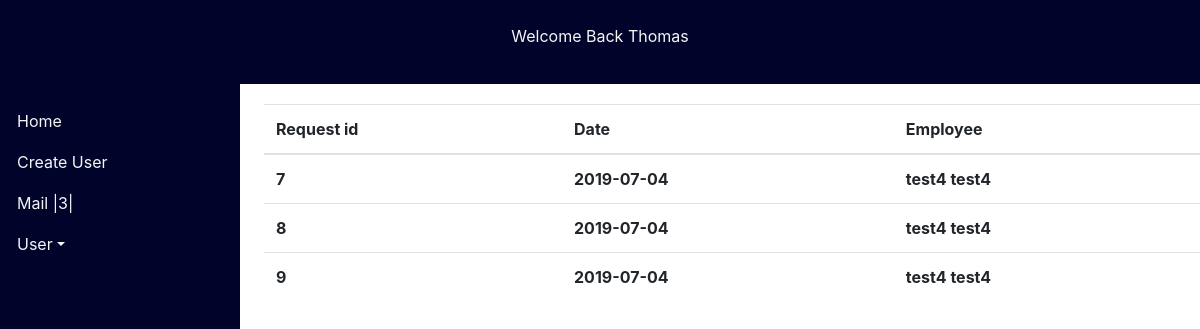
Page /admin/mails.php (signed in) on the committed database.
### tables this page shows
CREATE TABLE `requests` (
  `request_id` int(11) NOT NULL,
  `request_date` date NOT NULL,
  `request_date_from` date NOT NULL,
  `request_date_to` date NOT NULL,
  `request_reason` text NOT NULL,
  `request_status` varchar(20) NOT NULL DEFAULT 'pending'
);

CREATE TABLE `users` (
  `user_id` int(11) NOT NULL,
  `user_firstname` varchar(255) NOT NULL,
  `user_lastname` varchar(255) NOT NULL,
  `user_email` varchar(255) NOT NULL,
  `user_password` text NOT NULL,
  `user_type` varchar(255) NOT NULL DEFAULT 'employee'
);

### admin/mails.php (the view, shortened to what this page needs)
<?php include "includes/header.php"; ?>
<?php include "../db.php" ?>
<?php include "includes/navigation.php"; ?>
<?php
    $query = "SELECT requests.request_id, request_date,users.user_id,user_firstname,user_lastname ";
    $query .="FROM requests,users,apply ";
    $query .="WHERE request_status = 'pending' and requests.request_id = apply.request_id and users.user_id = apply.user_id";
    $request_query = mysqli_query($connection,$query);
?>
    <table class="table table-hover">
        <thead>
        <tr>
            <th scope="col">Request id</th>
            <th scope="col">Date</th>
            <th scope="col">Employee</th>
        </tr>
        </thead>
        <tbody>
        <?php
        while($row = mysqli_fetch_assoc($request_query))
        {
            $request_id = $row['request_id'];
            $user_id = $row['user_id'];
            $request_date = $row['request_date'];
            $user_firstname = $row['user_firstname'];
            $user_lastname = $row['user_lastname'];
            echo "<tr>";
            echo "<th scope='row'><a href='view_mail.php?request_id={$request_id}&user_id={$user_id}'></a>$request_id</th>";
            echo "<th>$request_date</th>";
            echo "<th>$user_firstname $user_lastname</th>";
            echo "</tr>";
        }
        ?>
        </tbody>
    </table>
<?php include "includes/footer.php";?>

### admin/includes/header.php (shortened to what this page needs)
<!DOCTYPE html>
<html lang="en">
<head>
    <link rel="stylesheet" type="text/css" href="../css/bootstrap.min.css">
    <link rel="stylesheet" type="text/css" href="../css/admin.css">
</head>
<body>
<header>
    <p class="align-middle">Welcome Back <?php echo $_SESSION['user_firstname']; ?></p>
</header>

### admin/includes/navigation.php (shortened to what this page needs)
<?php
$query = "SELECT * FROM requests WHERE request_status = 'pending'";
$requests_query = mysqli_query($connection,$query);
$number_of_mails = mysqli_num_rows($requests_query);
?>
<ul class="nav nav-tabs flex-column ">
    <li class="nav-item">
        <a class="nav-link <?php if(strcmp($_SERVER['REQUEST_URI'],"/epignosis/admin/index.php")==0) echo 'active';?>" href="index.php" >Home</a>
    </li>
    <li class="nav-item">
        <a class="nav-link <?php if(strcmp($_SERVER['REQUEST_URI'],"/epignosis/admin/create_user.php")==0) echo 'active';?>" href="create_user.php">Create User</a>
    </li>
    <li class="nav-item">
        <a class="nav-link <?php if(strcmp($_SERVER['REQUEST_URI'],"/epignosis/admin/mails.php")==0) echo 'active';?>" href="mails.php">Mail |<?php echo $number_of_mails?>|</a>
    </li>
    <li class="nav-item dropdown">
        <a class="nav-link dropdown-toggle" data-toggle="dropdown" href="#" role="button" aria-haspopup="true" aria-expanded="false">User</a>
    </li>
</ul>
<div class="after-nav">

### admin/includes/footer.php (shortened to what this page needs)
</div>
</body>
</html>

### css/admin.css (style rules this page uses)
html,body { min-height: 100%; margin: 0; padding: 0; }
header { background-color: #00042A; color: whitesmoke; width: 100%; padding-bottom: 20px; text-align: center; padding-top: 2%; padding-right: 0; }
.nav { height: 100%; width: 20%; position: fixed; z-index: 1; top: 0; left: 0; padding-top: 100px; overflow-x: hidden; background-color: #00042A ; }
.after-nav { padding-top: 20px; padding-left: 22%; }
.nav-link { color: whitesmoke; }

### rows in the picture
requests: request_id "7", request_date "2019-07-04", users.user_firstname "test4", users.user_lastname "test4"
requests: request_id "8", request_date "2019-07-04", users.user_firstname "test4", users.user_lastname "test4"
requests: request_id "9", request_date "2019-07-04", users.user_firstname "test4", users.user_lastname "test4"

### other values in the picture
$_SESSION['user_firstname'] "Thomas"
$number_of_mails "3"
